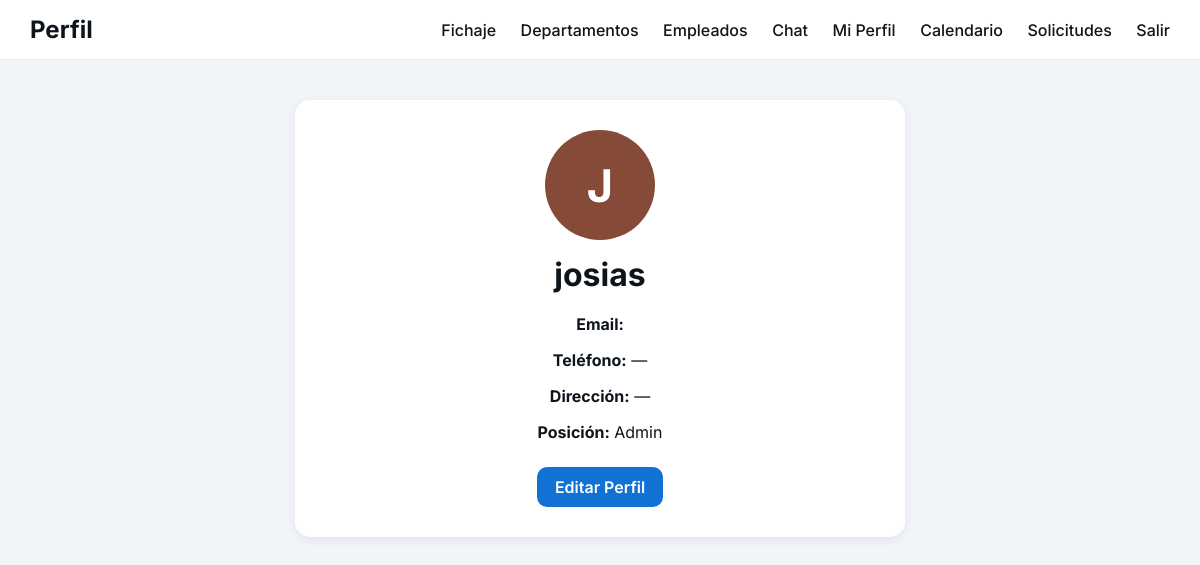
The page /perfil/ (signed in) on the database its author committed.
### users/models.py (models this page shows)
class CustomUser(AbstractUser):
    role = models.CharField(max_length=10, choices=ROLE_CHOICES, default='employee')
    department = models.ForeignKey(Department, null=True, blank=True, on_delete=models.SET_NULL, related_name='employees')
    fecha_contratacion = models.DateField(null=True, blank=True)
    phone = models.CharField(max_length=20, blank=True)
    address = models.CharField(max_length=255, blank=True)
    avatar = models.ImageField(upload_to='avatars/', null=True, blank=True)
    def initials(self):
        if self.first_name or self.last_name:
            return (self.first_name[:1] + (self.last_name[:1] if self.last_name else '')).upper()
        return self.username[:1].upper()

### users/views.py (the view)
# urls.py: path("perfil/", views.perfil, name="perfil"),
@login_required
def perfil(request):
    return render(request, "users/perfil.html", {"user": request.user})

### users/templatetags/hash_color.py (called while the page is built)
@register.filter
def hash_color(value):
    h = hashlib.md5(value.encode()).hexdigest()
    return "#" + h[:6]

### templates/users/perfil.html (shortened to what this page needs)
{% load static %}
{% load hash_color %}
<!DOCTYPE html>
<html lang="es">
<head>
    <link rel="stylesheet" href="{% static 'css/perfil.css' %}">
</head>
<body>
<header>
        <div class="logo">Perfil</div>
        <nav>
            <a href="/fichar/">Fichaje</a>
            <a href="/departamentos/">Departamentos</a>
           {% if not empleado.is_employee %}
            <a href="{% url 'users:empleados_list' %}">Empleados</a>
            {% endif %}
            <a href="/chat">Chat</a>
            <a href="{% url 'users:perfil' %}">Mi Perfil</a>
            <a href="/events/calendario/">Calendario</a>
            <a href="{% url 'events:solicitudes' %}">Solicitudes</a>
            <a href="{% url 'users:logout' %}">Salir</a>
        </nav>
    </header>
<div class="perfil-container">
  {% if user.avatar %}
    <img src="{{ user.avatar.url }}" class="avatar">
{% else %}
        <div class="avatar avatar-letra"
     style="background-color: {{ user.username|hash_color }};">
    {{ user.initials }}
</div>
    {% endif %}
    <h1>{{ user.get_full_name|default:user.username }}</h1>
    <p><strong>Email:</strong> {{ user.email }}</p>
    <p><strong>Teléfono:</strong> {{ user.phone|default:"—" }}</p>
    <p><strong>Dirección:</strong> {{ user.address|default:"—" }}</p>
    <p><strong>Posición:</strong> {{ user.get_role_display|default:"—" }}</p>
    <div class="acciones">
        <a href="{% url 'users:perfil_editar' %}" class="btn">Editar Perfil</a>
    </div>
</div>
</body>
</html>

### static/css/perfil.css (style rules this page uses)
body { font-family: 'Inter', sans-serif; background-color: #f1f5f9; margin: 0; padding: 0; color: #0d141b; }
header { display: flex; justify-content: space-between; align-items: center; background-color: #fff; padding: 15px 30px; border-bottom: 1px solid #e7edf3; position: sticky; top: 0; z-index: 100; }
header .logo { font-weight: 700; font-size: 1.5rem; color: #0d141b; }
header nav a { margin-left: 20px; text-decoration: none; color: #0d141b; font-weight: 500; transition: color 0.2s ease; }
h1 { margin-top: 0; color: #0d141b; margin-bottom: 20px; }
a { color: #1172d4; text-decoration: none; }
.perfil-container { max-width: 550px; margin: 40px auto; background: white; padding: 30px; border-radius: 15px; text-align: center; box-shadow: 0 3px 10px rgba(0,0,0,0.07); }
.avatar { width: 110px; height: 110px; border-radius: 50%; object-fit: cover; margin-bottom: 15px; }
.avatar-letra { width: 110px; height: 110px; border-radius: 50%; display:flex; align-items:center; justify-content:center; font-size: 45px; font-weight:700; color:white; margin: auto; margin-bottom: 15px; }
.acciones { margin-top: 25px; display:flex; justify-content:center; gap:15px; }
.btn { padding: 10px 18px; border-radius: 10px; background:#1172d4; color:white; text-decoration:none; font-weight:600; }

### rows shown on the page
CustomUser: initials "J", get_full_name "josias", phone "—", address "—", role "Admin"
